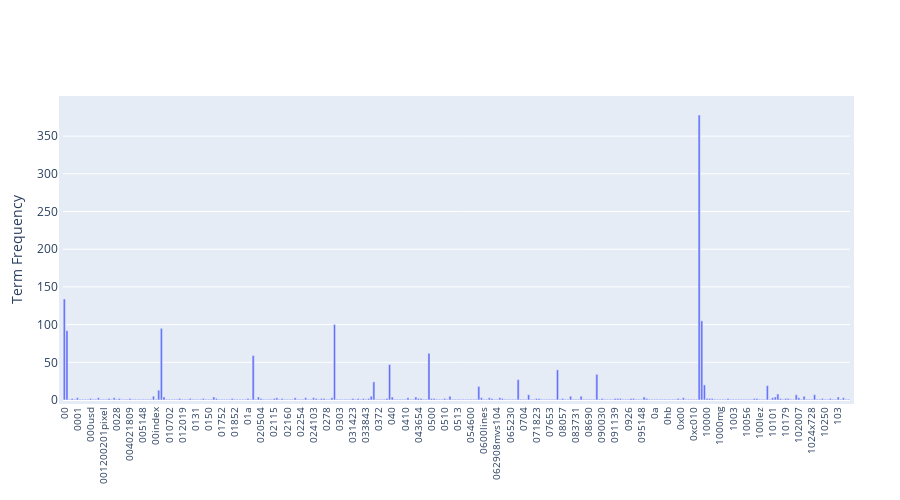

The notebook cell this image was saved under:
### Code cell
# Exercise 13
term_frequencies = np.asarray(X_counts.sum(axis=0))[0]
# Create a bar chart trace
trace = go.Bar(
    x=count_vect.get_feature_names_out()[:300],
    y=term_frequencies[:300],
)

layout = go.Layout(
    xaxis=dict(
        tickangle=-90,
        tickfont=dict(size=10),
    ),
    yaxis=dict(
        title='Term Frequency',
    ),
    margin=dict(
        l=50,
        r=50,
        b=100,
        t=100,
        pad=4,
    ),
    height=500,
)

# Create a figure and add the trace and layout
fig = go.Figure(data=[trace], layout=layout)

# Display the chart
fig.show()

### Figure 1 — Plotly figure (JSON) as saved in the notebook; plotly's stock layout.template omitted (floating-point values rounded to 4 significant figures; data arrays with more than 128 entries replaced by an {"elided": "..."} marker saying what was removed)
{"data": [{"type": "bar", "x": {"elided": "300 str values"}, "y": {"elided": "300 int values"}}], "layout": {"height": 500, "margin": {"b": 100, "l": 50, "pad": 4, "r": 50, "t": 100}, "xaxis": {"tickangle": -90, "tickfont": {"size": 10}}, "yaxis": {"title": {"text": "Term Frequency"}}}}
